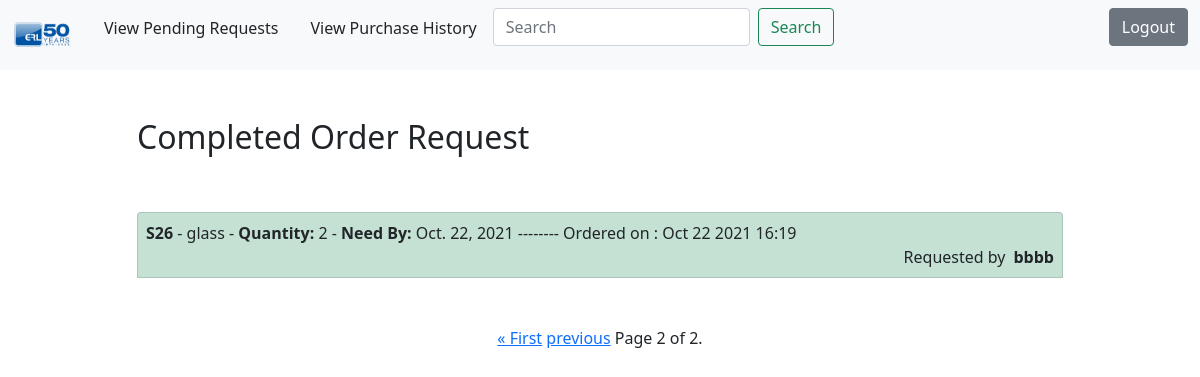
Page /ordered/?page=2 (signed in) on the committed database.
### todo/models.py (models this page shows, shortened)
class Todos(models.Model):
    reqdate = models.DateTimeField(auto_now_add=True)
    qty = models.IntegerField()
    part = models.CharField(max_length=50)
    description = models.TextField( )
    duedate = models.DateField()
    vendor = models.CharField(max_length=50)
    refnum = models.CharField(max_length=25, )
    toapprove= models.BooleanField(default=False)
    tobill = models.BooleanField(default=False)
    datecompleted = models.DateTimeField(null=True, blank=True)
    rush = models.BooleanField(default=False)
    user = models.ForeignKey(User, on_delete=models.CASCADE)
    billed = models.BooleanField(default=False)
    approved = models.BooleanField(default=True)
    amount= models.DecimalField(blank=True, null=True, max_digits=8, decimal_places=2)

### todo/views.py (the view)
# urls.py: path('ordered/', views.orderedList, name ='orderedList' ),
@login_required
@user_passes_test(purchasing_check, login_url='/login/')
def orderedList(request):
    todos = Todos.objects.filter(datecompleted__isnull =False).order_by('-datecompleted')
    paginator = Paginator(todos,4)
    page_number = request.GET.get('page')
    page_obj = paginator.get_page(page_number)
    return render(request, 'todo/orderedList.html', {'page_obj': page_obj})

### todo/views.py (called while the page is built)
def purchasing_check(user):
    return user.email.startswith('andres')

### todo/templates/todo/orderedList.html (shortened to what this page needs)
{% extends "todo/base.html" %}
{% block content %}
    <div class="row justify-content-center mt-5">
        <div class="col-md-10">
            {% if page_obj %}
                 <h2>{{ page_obj.count }} Completed Order Request{{ page_obj.count|pluralize }}</h2>
            {% else %}
                           <h2>No Pending Order Requests</h2>
            {% endif %}
        </div>
    </div>
    <div class="row justify-content-center mt-5">
        <div class="col-md-10">
        {% if page_obj %}
            <div class="list-group">
                {% for todo in page_obj %}
                    <div class="list-group-item list-group-item-action bg-success p-2 text-dark bg-opacity-25"><b>{{todo.part}}</b>{% if todo.description %} -
                        {{ todo.description|truncatechars:30 }} {% endif %} -    <b>Quantity: </b>{{todo.qty}} -    <b>Need By: </b>{{todo.duedate}} -------- Ordered on : {{ todo.datecompleted|date:'M j Y H:i' }}
                        <div class="d-grid gap-2 d-md-flex justify-content-md-end">
                            Requested by <b>{{todo.user}}</b>
                        </div>
                    </div>
                    <br>
                {% endfor %}
                <br>
            </div>
            <div class="pagination justify-content-center">
                <span class="step-links">
                    {% if page_obj.has_previous %}
                        <a href="?page=1">&laquo; First</a>
                        <a href="?page={{ page_obj.previous_page_number }}">previous</a>
                    {% endif %}
                    <span class="current">
                        Page {{ page_obj.number }} of {{ page_obj.paginator.num_pages }}.
                    </span>
                </span>
            </div>
        {% else %}
            <div class="text-center">
                <h3>Looks like you don't have any open order requests! </h3>
            <br>
            <a role="button" class="btn btn-primary" href="{% url 'createtodo' %}">New Order Request</a>
            </div>
        {% endif %}
        </div>
    </div>
{% endblock content %}

### rows in the picture
Todos: part "S26", description "glass", qty "2", duedate "Oct. 22, 2021", datecompleted "Oct 22 2021 16:19", user "bbbb"

### other values in the picture
{{ page_obj.number }} "2"
{{ page_obj.paginator.num_pages }} "2"
